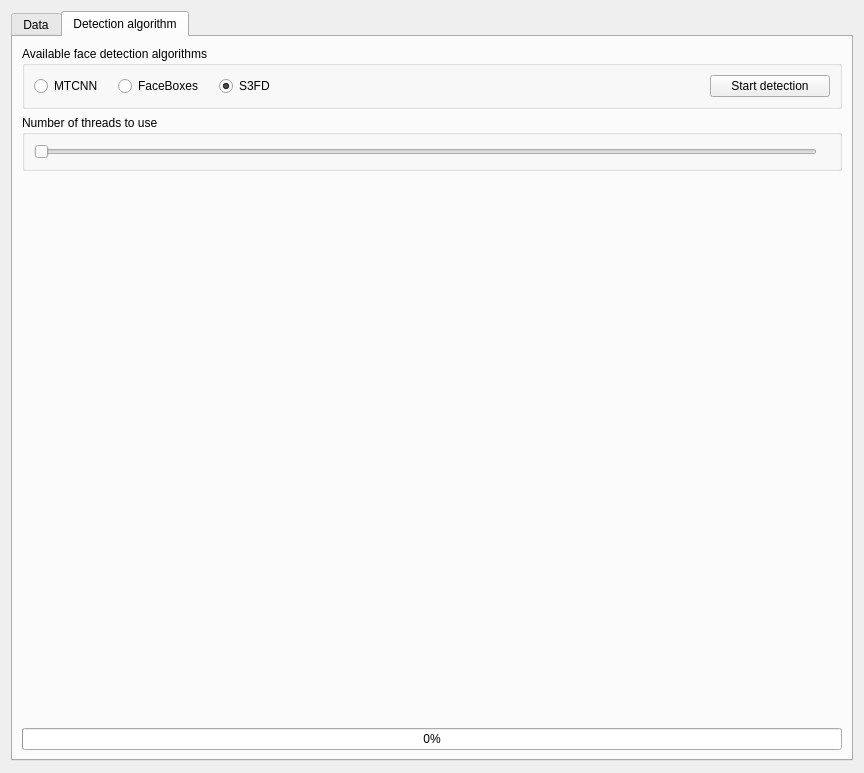
<?xml version="1.0" encoding="UTF-8"?>
<ui version="4.0">
 <class>make_deepfake_page</class>
 <widget class="QWidget" name="make_deepfake_page">
  <property name="geometry">
   <rect>
    <x>0</x>
    <y>0</y>
    <width>864</width>
    <height>773</height>
   </rect>
  </property>
  <property name="windowTitle">
   <string>Form</string>
  </property>
  <layout class="QVBoxLayout" name="verticalLayout_7">
   <property name="spacing">
    <number>20</number>
   </property>
   <item>
    <widget class="QTabWidget" name="tab_widget">
     <property name="currentIndex">
      <number>1</number>
     </property>
     <widget class="QWidget" name="tab_1">
      <attribute name="title">
       <string>Data</string>
      </attribute>
      <layout class="QVBoxLayout" name="verticalLayout">
       <item>
        <widget class="QLabel" name="label">
         <property name="font">
          <font>
           <pointsize>9</pointsize>
          </font>
         </property>
         <property name="text">
          <string>Please select your training data. Possible choices are video and already existing images of faces.</string>
         </property>
        </widget>
       </item>
       <item>
        <widget class="Line" name="line">
         <property name="orientation">
          <enum>Qt::Horizontal</enum>
         </property>
        </widget>
       </item>
       <item>
        <layout class="QHBoxLayout" name="horizontalLayout">
         <item>
          <widget class="QPushButton" name="select_video_btn">
           <property name="minimumSize">
            <size>
             <width>200</width>
             <height>0</height>
            </size>
           </property>
           <property name="maximumSize">
            <size>
             <width>300</width>
             <height>16777215</height>
            </size>
           </property>
           <property name="text">
            <string>Select video</string>
           </property>
          </widget>
         </item>
         <item>
          <widget class="QPushButton" name="select_pictures_btn">
           <property name="minimumSize">
            <size>
             <width>200</width>
             <height>0</height>
            </size>
           </property>
           <property name="maximumSize">
            <size>
             <width>300</width>
             <height>16777215</height>
            </size>
           </property>
           <property name="text">
            <string>Select pictures</string>
           </property>
          </widget>
         </item>
         <item>
          <spacer name="horizontalSpacer_3">
           <property name="orientation">
            <enum>Qt::Horizontal</enum>
           </property>
           <property name="sizeHint" stdset="0">
            <size>
             <width>40</width>
             <height>20</height>
            </size>
           </property>
          </spacer>
         </item>
        </layout>
       </item>
       <item>
        <widget class="Line" name="line_2">
         <property name="orientation">
          <enum>Qt::Horizontal</enum>
         </property>
        </widget>
       </item>
       <item>
        <widget class="QLabel" name="preview_label">
         <property name="font">
          <font>
           <pointsize>10</pointsize>
          </font>
         </property>
         <property name="text">
          <string/>
         </property>
        </widget>
       </item>
       <item>
        <widget class="QStackedWidget" name="preview_widget">
         <property name="sizePolicy">
          <sizepolicy hsizetype="Preferred" vsizetype="MinimumExpanding">
           <horstretch>0</horstretch>
           <verstretch>0</verstretch>
          </sizepolicy>
         </property>
         <property name="currentIndex">
          <number>1</number>
         </property>
         <widget class="QWidget" name="page"/>
         <widget class="QWidget" name="page_2"/>
        </widget>
       </item>
      </layout>
     </widget>
     <widget class="QWidget" name="tab_2">
      <attribute name="title">
       <string>Detection algorithm</string>
      </attribute>
      <layout class="QVBoxLayout" name="verticalLayout_2">
       <item>
        <widget class="QGroupBox" name="available_algorithms_gb">
         <property name="title">
          <string>Available face detection algorithms</string>
         </property>
         <layout class="QHBoxLayout" name="horizontalLayout_2">
          <property name="spacing">
           <number>15</number>
          </property>
          <item>
           <widget class="QRadioButton" name="mtcnn_chk_btn">
            <property name="text">
             <string>MTCNN</string>
            </property>
           </widget>
          </item>
          <item>
           <widget class="QRadioButton" name="faceboxes_chk_btn">
            <property name="text">
             <string>FaceBoxes</string>
            </property>
           </widget>
          </item>
          <item>
           <widget class="QRadioButton" name="s3fd_chk_btn">
            <property name="text">
             <string>S3FD</string>
            </property>
            <property name="checked">
             <bool>true</bool>
            </property>
           </widget>
          </item>
          <item>
           <spacer name="horizontalSpacer">
            <property name="orientation">
             <enum>Qt::Horizontal</enum>
            </property>
            <property name="sizeHint" stdset="0">
             <size>
              <width>40</width>
              <height>20</height>
             </size>
            </property>
           </spacer>
          </item>
          <item>
           <widget class="QPushButton" name="start_detection_btn">
            <property name="minimumSize">
             <size>
              <width>120</width>
              <height>0</height>
             </size>
            </property>
            <property name="maximumSize">
             <size>
              <width>16777215</width>
              <height>16777215</height>
             </size>
            </property>
            <property name="baseSize">
             <size>
              <width>0</width>
              <height>0</height>
             </size>
            </property>
            <property name="text">
             <string>Start detection</string>
            </property>
           </widget>
          </item>
         </layout>
        </widget>
       </item>
       <item>
        <widget class="QGroupBox" name="number_of_threads_gb">
         <property name="title">
          <string>Number of threads to use</string>
         </property>
         <layout class="QHBoxLayout" name="horizontalLayout_4">
          <item>
           <widget class="QSlider" name="number_of_threads_slider">
            <property name="minimum">
             <number>1</number>
            </property>
            <property name="orientation">
             <enum>Qt::Horizontal</enum>
            </property>
           </widget>
          </item>
          <item>
           <widget class="QLabel" name="number_of_threads_label">
            <property name="font">
             <font>
              <pointsize>9</pointsize>
             </font>
            </property>
            <property name="text">
             <string/>
            </property>
           </widget>
          </item>
         </layout>
        </widget>
       </item>
       <item>
        <spacer name="verticalSpacer_2">
         <property name="orientation">
          <enum>Qt::Vertical</enum>
         </property>
         <property name="sizeHint" stdset="0">
          <size>
           <width>20</width>
           <height>40</height>
          </size>
         </property>
        </spacer>
       </item>
       <item>
        <widget class="QProgressBar" name="face_extraction_progress">
         <property name="value">
          <number>0</number>
         </property>
        </widget>
       </item>
      </layout>
     </widget>
    </widget>
   </item>
   <item>
    <spacer name="verticalSpacer">
     <property name="orientation">
      <enum>Qt::Vertical</enum>
     </property>
     <property name="sizeType">
      <enum>QSizePolicy::Ignored</enum>
     </property>
     <property name="sizeHint" stdset="0">
      <size>
       <width>20</width>
       <height>1</height>
      </size>
     </property>
    </spacer>
   </item>
  </layout>
 </widget>
 <resources/>
 <connections/>
</ui>
